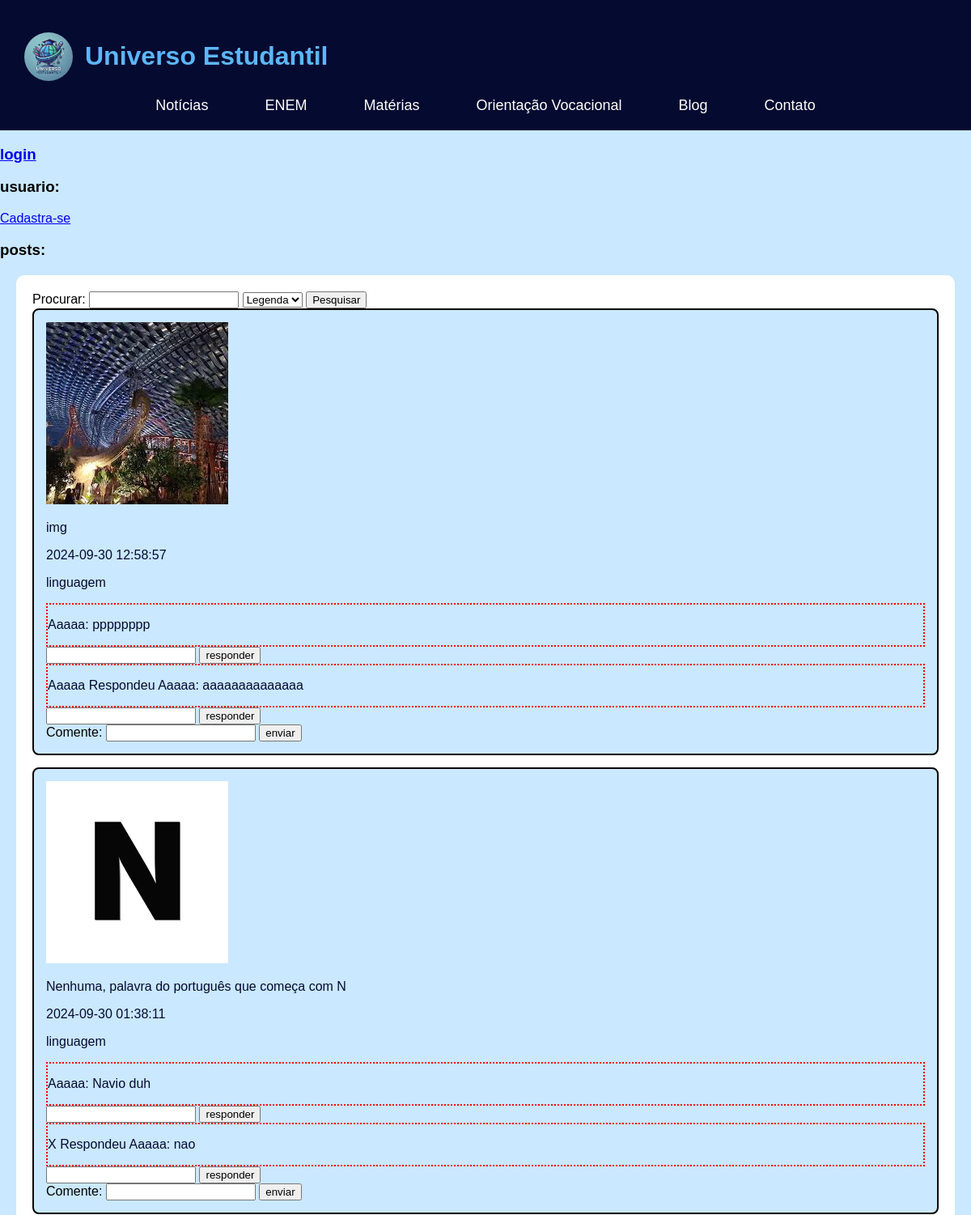
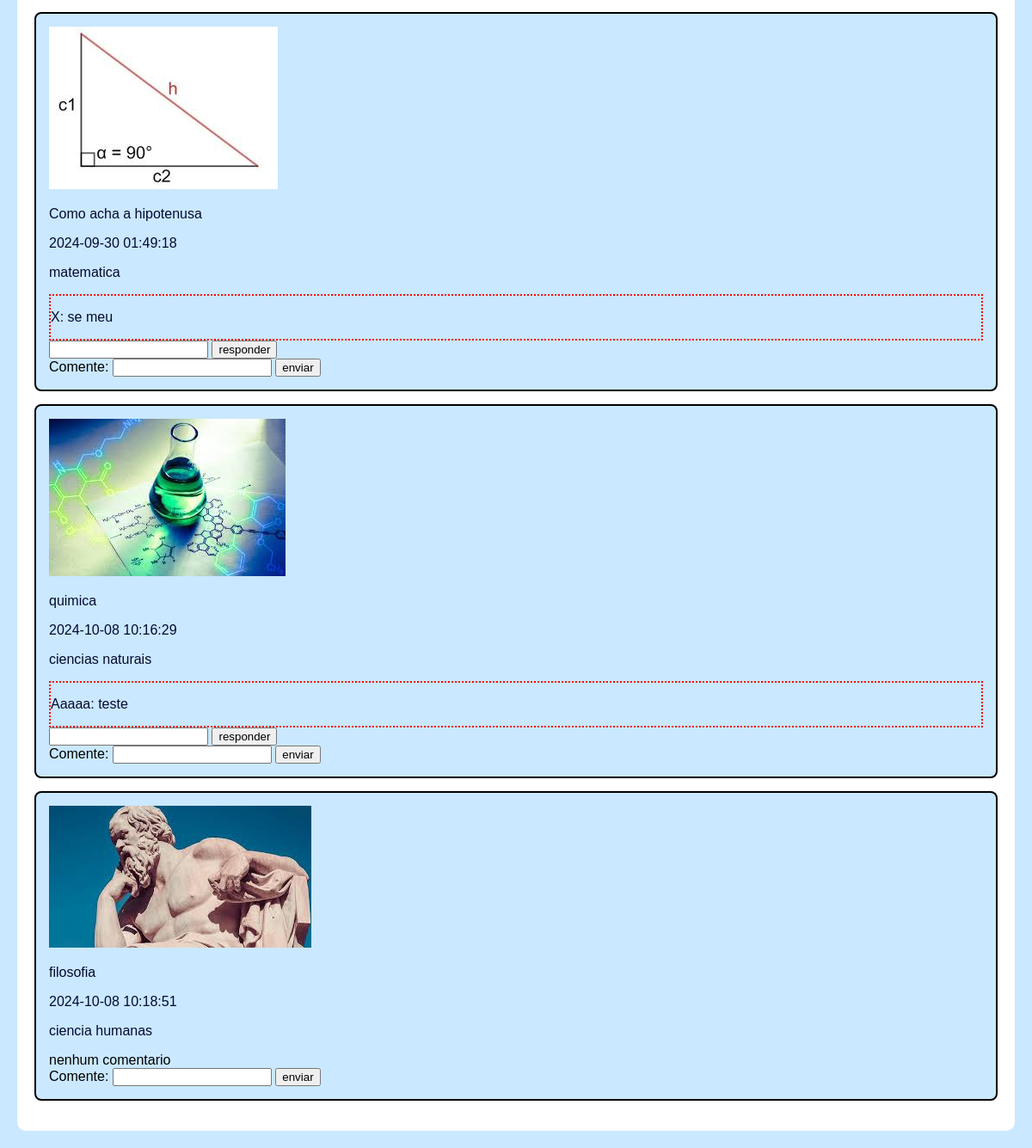
The page / on the database its author committed (2 pictures, top to bottom).
### tables this page shows
CREATE TABLE `tb_midia` (
  `id_midia` int(11) NOT NULL AUTO_INCREMENT,
  `id_post` int(11) NOT NULL,
  `midia` varchar(1000) NOT NULL,
  PRIMARY KEY (`id_midia`),
  KEY `id_post` (`id_post`),
  CONSTRAINT `tb_midia_ibfk_2` FOREIGN KEY (`id_post`) REFERENCES `tb_post` (`id_post`) ON DELETE CASCADE ON UPDATE CASCADE
);

CREATE TABLE `tb_post` (
  `id_post` int(11) NOT NULL AUTO_INCREMENT,
  `id_usuario` int(11) NOT NULL,
  `legenda` varchar(300) NOT NULL,
  `data_postagem` datetime NOT NULL,
  `filtro` enum('linguagem','matematica','ciencias naturais','ciencia humanas','redacao') NOT NULL,
  PRIMARY KEY (`id_post`),
  KEY `id_usuario` (`id_usuario`),
  CONSTRAINT `tb_post_ibfk_2` FOREIGN KEY (`id_usuario`) REFERENCES `tb_usuario` (`id_usuario`) ON DELETE CASCADE ON UPDATE CASCADE
);

CREATE TABLE `tb_comentario` (
  `id_comentario` int(11) NOT NULL AUTO_INCREMENT,
  `id_post` int(11) NOT NULL,
  `id_usuario` int(11) NOT NULL,
  `resposta_id` int(11) DEFAULT NULL,
  `comentario` varchar(1000) NOT NULL,
  PRIMARY KEY (`id_comentario`),
  KEY `id_post` (`id_post`),
  KEY `id_usuario` (`id_usuario`),
  CONSTRAINT `tb_comentario_ibfk_3` FOREIGN KEY (`id_post`) REFERENCES `tb_post` (`id_post`) ON DELETE CASCADE ON UPDATE CASCADE,
  CONSTRAINT `tb_comentario_ibfk_4` FOREIGN KEY (`id_usuario`) REFERENCES `tb_usuario` (`id_usuario`) ON DELETE CASCADE ON UPDATE CASCADE
);

CREATE TABLE `tb_usuario` (
  `id_usuario` int(11) NOT NULL AUTO_INCREMENT,
  `nome_usuario` varchar(30) NOT NULL,
  `senha_usuario` varchar(30) NOT NULL,
  `email_usuario` varchar(30) NOT NULL,
  `certificado` varchar(100) DEFAULT NULL,
  `tipo` varchar(1) NOT NULL,
  `foto_usuario` varchar(100) DEFAULT NULL,
  PRIMARY KEY (`id_usuario`)
);

### bd/conexao.php (called while the page is built, shortened)
<?php
    function conectarDB(){
        $servidor = "db";
        $nome = "root";
        $senha = "123";
        $banco = "bd_estudatil";
        $conexao = mysqli_connect($servidor,$nome,$senha,$banco);
        return $conexao;
    }
    function executaSql($sql,$tipos,$dados){
        $conexao = conectarDB();
        $stmt = mysqli_prepare($conexao,$sql);
        $result = mysqli_stmt_bind_param($stmt, $tipos, ...$dados);
        mysqli_stmt_execute($stmt);
        if ($sql[0] == 'S') {
           $resultados = mysqli_stmt_get_result($stmt);
           if ($resultados) {
                $resultados = mysqli_fetch_all($resultados, MYSQLI_ASSOC);
           }
           return [$result, $resultados];
        }
        return $result;
    }
    function SelectallSql($sql){
        $conexao = conectarDB();
        $stmt = mysqli_prepare($conexao,$sql);
        $result = mysqli_stmt_execute($stmt);
        $resultados = mysqli_stmt_get_result($stmt);
        if ($resultados) {
                $resultados = mysqli_fetch_all($resultados, MYSQLI_ASSOC);
           }
           return [$result, $resultados];
    }
?>

### public/index.php (the view, shortened to what this page needs)
<?php
include_once($_SERVER['DOCUMENT_ROOT']."/bd/conexao.php");
?>
<!DOCTYPE html>
<html lang="en">
<head>
    <link rel="stylesheet" href="/public/assets/css/index.css">
</head>
<body>
<header>
    <div class="logo-container">
            <img src="/public/assets/img/logo.png" alt="Logo Universo Estudantil" class="logo">
            <h1>Universo Estudantil</h1>
        </div>
        <nav>
            <ul class="menu">
                <li><a href="#noticias">Notícias</a>
                </li>
                <li><a href="#enem">ENEM</a>
                </li>
                <li><a href="#materias">Matérias</a>
                </li>
                <li><a href="#vocacional">Orientação Vocacional</a>
                </li>
                <li><a href="#blog">Blog</a>
                </li>
                <li><a href="#contato">Contato</a>
                </li>
    </header>
    <?php
        if(!isset($iduser)) {
    ?>
    <h3><a href="/index.html">login</a></h3>
    <?php } else {?>
    <h3><a href="/controle/controle_usuario.php?case=logout">Deslogin</a></h3>
    <?}?>
    <h3>usuario:</h3>
    <?php
        if (!isset($iduser)){
           ?><p><a href="/public/dashboard/usuario/form_usuario.php?caso=insert">Cadastra-se</a></p><?
        } else if (isset($tipologado) && $tipologado == "X") {?>
        <p>criacao e lista de <a href="/public/dashboard/usuario/index.php">usuario</a></p>
        <p>hora agora</p>
        <?}?>
    <h3>posts:</h3>
    <div class="container-posts">
            <form action="/public/index.php" method="post">
                <label for="pesquisa">Procurar:</label>
                <input type="text" name="pesquisa" id="100">
                <select name="opcao_pesq" id="">
                    <option value="legenda">Legenda</option>
                </select>
                <input type="submit" value="Pesquisar">
            </form>
            <?php
            if (isset($_REQUEST['pesquisa'])) {
                ?>
                <a href="/public/index.php">Voltar</a>
                <?php
                $pesquisa ="%" . $_REQUEST['pesquisa'] . "%";
                $opcao_pesq = $_REQUEST['opcao_pesq'];
                switch ($opcao_pesq) {
                    case "data" :
                        $sql = "SELECT * FROM tb_post WHERE data_postagem LIKE ?";
                        break;
                    case "legenda":
                        $sql = "SELECT * FROM tb_post WHERE legenda LIKE ?";
                        break;
                    case "filtro":
                        $sql = "SELECT * FROM tb_post WHERE filtro LIKE ?";
                        break;
                }
                $rslt_pesq = executaSql($sql,'s',[$pesquisa]);
                if (sizeof($rslt_pesq[1]) == 0) {
                    $nada = true;
                } else {
                    $nada = false;
                }
            } else if (!isset($_REQUEST['pesquisa'])){
                $sql = "SELECT * FROM tb_post";
                $rslt_pesq = SelectallSql($sql);
                $nada = false;
            }
            if (!$nada) {
                foreach ($rslt_pesq[1] as $row) {
                    echo "<div class='post'>";
                    $idpost = $row['id_post'];
                    $sqlimg = "SELECT  midia FROM tb_midia WHERE id_post= ?";
                    $midia = executaSql($sqlimg,'i',[$idpost]);
                    foreach ($midia[1] as $listimg) {
                        $img = $listimg['midia'];
                        ?>
                        <img src="<?= $img;?>" alt="imagine uma">
                        <?php
                    }
                    $legenda = $row['legenda'];
                    $datapostagem = $row['data_postagem'];
                    $filtro = $row['filtro'];
                    ?>
                    <p><? echo $legenda; ?></p>
                    <p><?= $datapostagem?></p>
                    <p><? echo $filtro; ?></p>
                    <?php
                        $sql_coment = "SELECT comentario,id_usuario, id_comentario, resposta_id FROM tb_comentario WHERE id_post = ?";
                        $resultcoment = executaSql($sql_coment,'i',[$idpost]);
                        if (sizeof($resultcoment[1]) > 0) {
                            foreach ($resultcoment[1] as $listcoment){
                                $comentario = $listcoment['comentario'];
                                $iduser_coment = $listcoment['id_usuario'];
                                $sql_comt_name_user = "SELECT nome_usuario FROM tb_usuario WHERE id_usuario = ?";
                                $resultnomeusuer = executaSql($sql_comt_name_user,'i',[$iduser_coment]);
                                $nome_user_coment = $resultnomeusuer[1][0];
                                if ($iduser_coment == '1')
                                $user_coment = "Anonimo";
                                else {
                                    $user_coment = $nome_user_coment['nome_usuario'];
                                }
                                $resposta = $listcoment['resposta_id'];
                                ?><div class="comentario"><p><?php
                                if ($resposta != null) {
                                    $sql_cmnt_org = "SELECT id_usuario FROM tb_comentario WHERE id_comentario = ?";
                                    $rslt_cmnt_org = executaSql($sql_cmnt_org,'i',[$resposta]);
                                    $row_cmt_org = $rslt_cmnt_org[1][0];
                                    $id_us_cmnt_org = $row_cmt_org['id_usuario'];
                                    $sql_nm_us_org = "SELECT nome_usuario FROM tb_usuario WHERE id_usuario = ?";
                                    $rslt_nm_us_org = executaSql($sql_nm_us_org,'i',[$id_us_cmnt_org]);
                                    $row_nm_us_org = $rslt_nm_us_org[1][0];
                                    $nm_us_org = $row_nm_us_org['nome_usuario'];
                                    echo $user_coment ." Respondeu " .$nm_us_org . ": " . $comentario ;?></p></div><?php
                                } else {
                                    echo $user_coment . ": " . $comentario ;?></p></div><?php
                                }
                                        ?>
                                <form action="/controle/controle_comentario.php?case=comentario_resposta" method="post">
                                    <input type="text" name="resposta">
                                    <input type="submit" value="responder">
                                </form>
                                <?php
                            };
                        } else {
                            echo "nenhum comentario";
                        };
                    ?>
                    <form action="/controle/controle_comentario.php?case=comentario_post" method="post">
                        <label for="comentario">Comente:</label>
                        <input type="text" name="comentario">
                        <input type="submit" value="enviar">
                    </form>
                    </div>
                    <?php
                }
            } else {
                ?>
                <div class='post'>
                    <p>Nenhum Post Encontrado</p>
                </div>
                <?php
            }
        ?>
    </div>
</body>
</html>

### public/assets/css/index.css (style rules this page uses)
:root { --azul-claro: #5CB6F9; --azul-pastel: #CAE8FF; --azul-escuro-vibrante: #233DFF; --azul-marinho: #050A30; --branco: #FFFFFF; }
body { font-family: Arial, sans-serif; margin: 0; padding: 0; background-color: var(--azul-pastel); }
header { background-color: var(--azul-marinho); padding: 20px; text-align: center; }
h1 { color: var(--azul-claro); }
.menu { list-style-type: none; margin: 0; padding: 0; display: flex; justify-content: center; }
.menu li { margin: 0 15px; position: relative; }
.menu a { text-decoration: none; color: var(--branco); font-size: 18px; padding: 10px 20px; border-radius: 5px; transition: background-color 0.3s ease; }
.container-posts { background-color: var(--branco); padding: 20px; margin: 20px; border-radius: 10px; }
.post { background-color: var(--azul-pastel); padding: 15px; margin-bottom: 15px; border-radius: 8px; }
.post p { color: var(--azul-marinho); }
.logo-container { display: flex; align-items: center; padding: 10px; }
.logo { width: 60px; height: 60px; border-radius: 50%; margin-right: 15px; }

### public/index.php (style rules this page uses)
.post { border: 2px black solid; }
.comentario { border: 2px red dotted; }

### rows shown on the page
tb_post: legenda "img", data_postagem "2024-09-30 12:58:57", filtro "linguagem"
tb_midia: midia (picture)
tb_comentario: id_usuario.nome_usuario "Aaaaa", comentario "pppppppp"
tb_comentario: id_usuario.nome_usuario "Aaaaa", comentario "aaaaaaaaaaaaaa"
tb_post: legenda "Nenhuma, palavra do português que começa com N", data_postagem "2024-09-30 01:38:11", filtro "linguagem"
tb_midia: midia (picture)
tb_comentario: id_usuario.nome_usuario "Aaaaa", comentario "Navio duh"
tb_comentario: id_usuario.nome_usuario "X", tb_usuario.nome_usuario "Aaaaa", comentario "nao"
tb_post: legenda "Como acha a hipotenusa", data_postagem "2024-09-30 01:49:18", filtro "matematica"
tb_midia: midia (picture)
tb_comentario: id_usuario.nome_usuario "X", comentario "se meu"
tb_post: legenda "quimica", data_postagem "2024-10-08 10:16:29", filtro "ciencias naturais"
tb_midia: midia (picture)
tb_comentario: id_usuario.nome_usuario "Aaaaa", comentario "teste"
tb_post: legenda "filosofia", data_postagem "2024-10-08 10:18:51", filtro "ciencia humanas", shows "nenhum comentario"
tb_midia: midia (picture)
